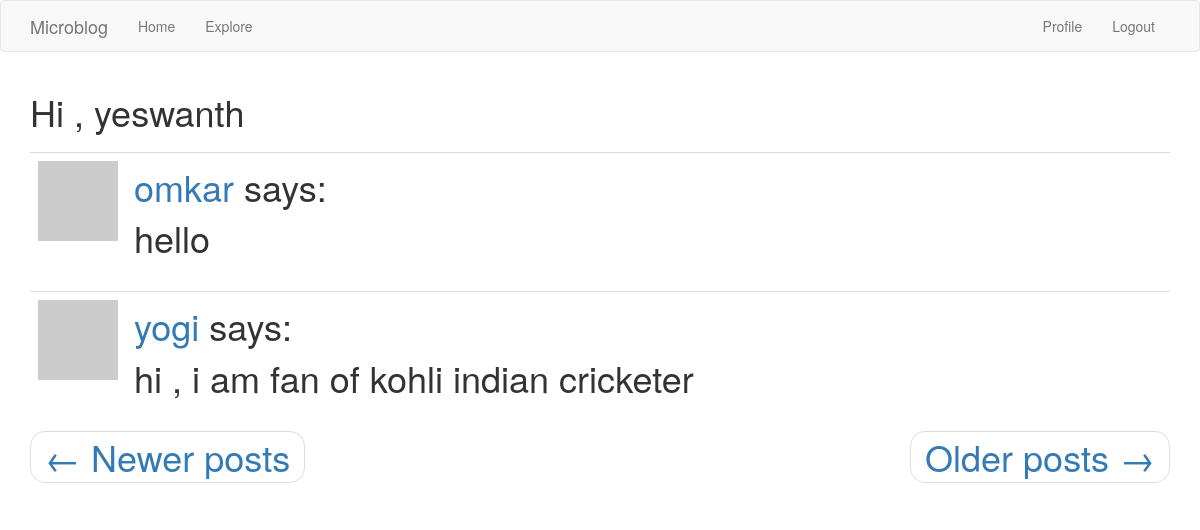
Screenshot of /explore/?page=2 (signed in) with the database file from the repository.
### app/models.py (models this page shows, shortened)
class User( UserMixin, db.Model):
	__tablename__ = 'user'
	id = db.Column(db.Integer , primary_key=True)
	username = db.Column(db.String(64) ,index=True , unique=True)
	email = db.Column(db.String(64) , index=True , unique=True)
	password_hash = db.Column(db.String(200))
	about_me = db.Column(db.String(200))
	last_seen = db.Column(db.DateTime , default=datetime.utcnow)
	posts = db.relationship('Post' , backref='author' , lazy='dynamic')
	followed = db.relationship(
	'User', secondary=followers,
	primaryjoin=(followers.c.follower_id == id),
	secondaryjoin=(followers.c.followed_id == id),
	backref=db.backref('followers', lazy='dynamic'), lazy='dynamic')
	def avatar(self, size):
		digest = md5(self.email.lower().encode('utf-8')).hexdigest()
		return 'https://www.gravatar.com/avatar/{}?d=identicon&s={}'.format(digest, size)

class Post(db.Model):
	__tablename__ = 'post'
	id = db.Column( db.Integer, primary_key=True)
	body = db.Column(db.String(200))
	timeStamp = db.Column(db.DateTime , index=True , default=datetime.utcnow)
	user_id = db.Column(db.Integer , db.ForeignKey('user.id'))

### app/views.py (the view)
@app.route('/explore/')
@login_required
def explore():
	page = request.args.get('page', 1, type=int )
	posts = Post.query.order_by(Post.timeStamp.desc()).paginate( page, app.config['POSTS_PER_PAGE'],False)
	if posts.has_next :
		next_url = url_for('explore' , page=posts.next_num)
	else :
		next_url = None
	if posts.has_prev :
		prev_url = url_for('explore' , page=posts.prev_num)
	else :
		prev_url = None
	return render_template('home.html' , posts=posts.items , title='Explore' , next_url=next_url , prev_url=prev_url)

### app/models.py (called while the page is built)
@login.user_loader
def user_load(id):
	return User.query.get(int(id))

### app/views.py (called while the page is built)
@app.before_request
def before_request():
	if current_user.is_authenticated:
		current_user.last_seen = datetime.utcnow()
		db.session.commit()

### app/templates/home.html (shortened to what this page needs)
{% extends "theme.html"%}
{%import "bootstrap/wtf.html" as wtf%}
{% block app_content%}
	<h1>Hi , {{current_user.username}}<h1>
	{%for post in posts %}
		{% include '_post.html' %}
	{%endfor%}
	<nav aria-label="...">
        <ul class="pager">
            <li class="previous{% if not prev_url %} disabled{% endif %}">
                <a href="{{ prev_url or '#' }}">
                    <span aria-hidden="true">&larr;</span> Newer posts
                </a>
            </li>
            <li class="next{% if not next_url %} disabled{% endif %}">
                <a href="{{ next_url or '#' }}">
                    Older posts <span aria-hidden="true">&rarr;</span>
                </a>
            </li>
        </ul>
    </nav>
{% endblock %}

### app/templates/_post.html
    <table class="table table-hover">
        <tr>
            <td width="70px">
                <a href="{{ url_for('user', username=post.author.username) }}">
                    <img src="{{ post.author.avatar(70) }}" />
                </a>
            </td>
            <td>
                <a href="{{ url_for('user', username=post.author.username) }}">
                    {{ post.author.username }}
                </a>
                says:
                <br>
                {{ post.body }}
            </td>
        </tr>
    </table>

### rows the page displays
User: username "yeswanth"
Post: author.username "omkar", body "hello"
Post: author.username "yogi", body "hi , i am fan of kohli indian cricketer"
